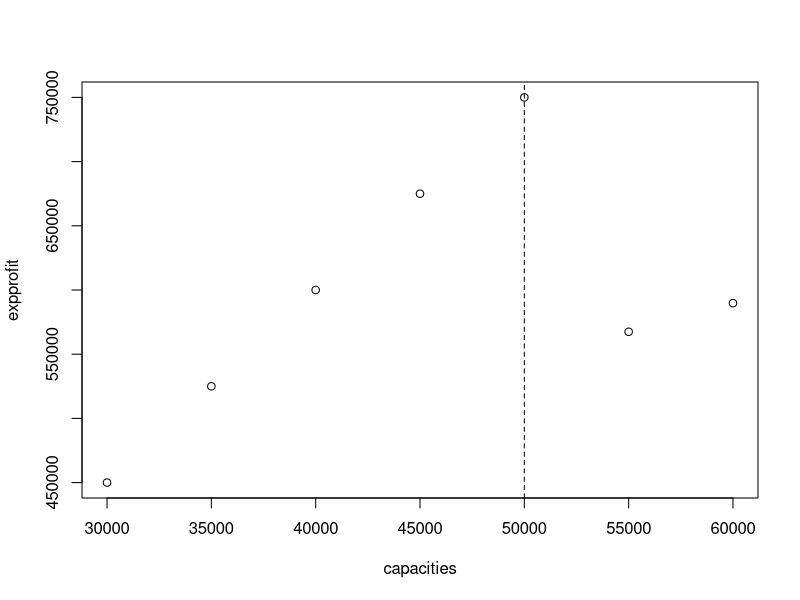
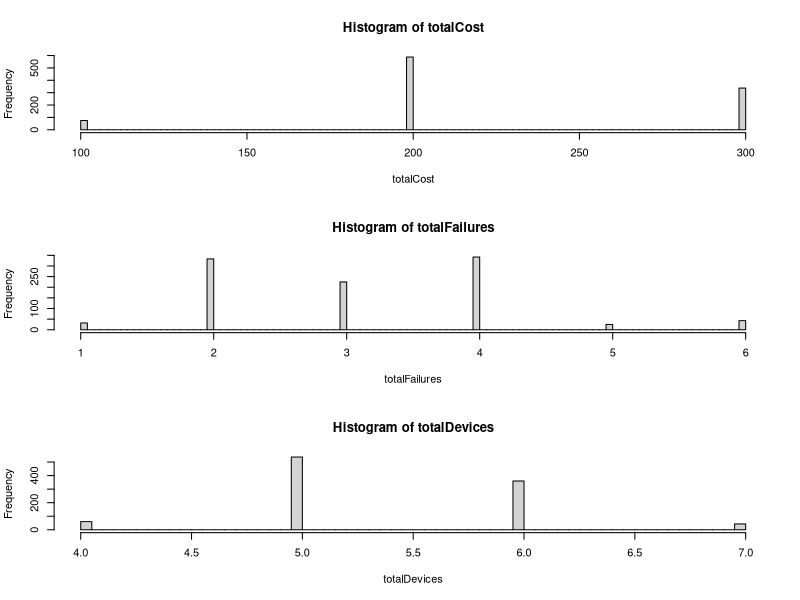
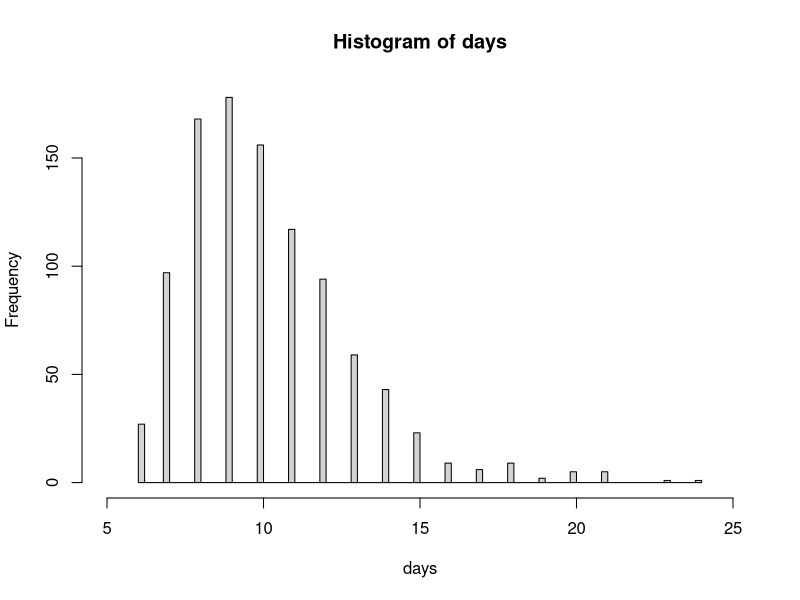

R code for these plots, in order:
## ---- chunk 1
knitr::opts_chunk$set(echo = TRUE)
## ---- chunk 2
rm(list=ls())
set.seed(1234)
# Build a model to calculate profit
profit_model <- function(cap){
  profit = 0
  for (i in 1:10){
    x = round(rnorm(n = 1, mean = 50000, sd = 12000))
    if (i == 1){
      if (x >= cap){
      cost <- 16 * cap + 0.2 * cap + 0.4 * cap
      profit <- 3.7 * cap - cost
      }
      else{
      cost <- 16 * cap + 0.2 * x + 0.4 * cap
      profit <- 3.7 * x - cost
      }
    }
    else{
      if (x >= cap){
      cost <- 0.2 * cap + 0.4 * cap
      profit <- profit + 3.7 * cap - cost
      }
      else{
      cost <- 0.2 * x + 0.4 * cap
      profit <- profit + 3.7 * x - cost
      }
    }
  }
  return(profit)
}

Mode <- function(x) {
  ux <- unique(x)
  ux[which.max(tabulate(match(x, ux)))]
}

# Run a loop to see the average profit for each level of capacity
profit1 <- rep(0, 1000)
profit2 <- rep(0, 1000)
profit3 <- rep(0, 1000)
profit4 <- rep(0, 1000)
profit5 <- rep(0, 1000)
profit6 <- rep(0, 1000)
profit7 <- rep(0, 1000)
for (i in 1:1000){
  # Capacity of 30K
  capacity <- 30000
  profit1[i] <- profit_model(capacity)
  # Capacity of 35K
  capacity <- 35000
  profit2[i] <- profit_model(capacity)
  # Capacity of 40K
  capacity <- 40000
  profit3[i] <- profit_model(capacity)
  # Capacity of 45K
  capacity <- 45000
  profit4[i] <- profit_model(capacity)
  # Capacity of 50K
  capacity <- 50000
  profit5[i] <- profit_model(capacity)
  # Capacity of 55K
  capacity <- 55000
  profit6[i] <- profit_model(capacity)
  # Capacity of 60K
  capacity <- 60000
  profit7[i] <- profit_model(capacity)
}
Mode(profit1)
Mode(profit2)
Mode(profit3)
Mode(profit4)
Mode(profit5)
Mode(profit6)
Mode(profit7)
maximized = 50000
capacities <- c(30000, 35000, 40000, 45000, 50000, 55000, 60000)
expprofit <- c(Mode(profit1), Mode(profit2), Mode(profit3), Mode(profit4), Mode(profit5), Mode(profit6), Mode(profit7))
plot(capacities, expprofit, abline(v = maximized, lty = 2))

## ---- chunk 3
# Buile a confidence interval function
confi_interval <- function(x, level){
  if (level == 0.99){
    interval <- c((mean(x)-2.58*(sd(x))),(mean(x)+2.58*(sd(x))))
    }
  if (level == 0.95){
    interval <- c((mean(x)-1.96*(sd(x))),(mean(x)+1.96*(sd(x))))
    }
  if (level == 0.90){
    interval <- c((mean(x)-1.65*(sd(x))),(mean(x)+1.965*(sd(x))))
    }
  return(interval)
}
interval <- confi_interval(profit5, 0.95)
sprintf('Thus, the two values will be [%s, %s]', interval[1], interval[2])
## ---- chunk 4
rm(list = ls())
set.seed(1234)
# Build three empty vectors
totalFailures <- rep(0, 1000)
totalCost <- rep(0, 1000)
totalDevices <- rep(0, 1000)
for (k in 1:1000){
  x <- c(1:6)
  y <- pgamma(x, 2, rate = 2)
  # set broken[1] = 0, so it would not the warranty year at first in line 135
  broken <- rep(0,7)
  # As I bought 1 device at first, so I need to set my cost to 100
  cost <- 100
  warranty <- rep(0, 6)
  count <- 1
  for (i in 1:length(x)){
    if (x[i] <= 1 + broken[i] * x[i]){
      broken[i+1] <- rbinom(1, 1, y[count])
      if (broken[i+1] == 1){
        warranty[i] <- 1
        count = 1
      }
      else{
        count = count + 1
      }
    }
    else{
      broken[i+1] <- rbinom(1, 1, y[count])
      cost <- cost + 100*broken[i+1]
      count <- count + 1
    }
  }
  totalFailures[k] <- sum(warranty)
  totalCost[k] <- cost
  totalDevices[k] <- sum(broken) + 1
}
par(mfrow = c(3,1))
hist(totalCost, breaks = 100); hist(totalFailures, breaks = 100); hist(totalDevices, breaks = 100)
par(mfrow = c(1,1))
mean(totalCost)
mean(totalFailures)
mean(totalDevices)

## ---- chunk 5
rm(list=ls())
# set seed to make sure my outcome doesn't change every time the model was run
set.seed(1234)
customers <- c(0, 1, 2, 3, 4)
prob1 <- c(0.15, 0.25, 0.30, 0.20, 0.10)
# Build a discrete distribution model
drnd <- function(x, p, n) {
    z <- NULL
    ps <- cumsum(p)
    r <- runif(n)
    for (i in 1:n){
      z <- c(z, x[which(r[i] <= ps)[1]])
    }
    return(z)
}

# Build the Mode function to find the most frequent value in a list
Mode <- function(x) {
  ux <- unique(x)
  ux[which.max(tabulate(match(x, ux)))]
}

prob2 <- c(0.4, 0.25, 0.35)
days <- rep(0, 1000)
for (k in 1:1000){
  washers <- c(0, 0, 0)
  for (day in 1:100){
    # Use the model to get the number of cusomers arriving every day
    out <- drnd(customers, prob1, 1)
    # Calculate the number of customers who are interested in sale-priced items
    intersted_customers <- rbinom(1, out, 0.6)
    for (i in 1:intersted_customers){
    ps <- cumsum(prob2)
    r <- runif(1)
      for (j in 1:3){
        if (r <= ps[j]){
          washers[j] = washers[j] + 1
          break
        }
      }
    }
  # To prevent WTF from selling more than 5
    if (washers[1] >= 5){
      washers[1] = 5
    }
    if (washers[2] >= 3){
      washers[2] = 3
    }
    if (washers[3] >= 4){
      washers[3] = 4
    }
    # When all three machines were sold out
    if (washers[1] >= 5 && washers[2] >= 3 && washers[3] >= 4){
      break
    }
  }
  days[k] <- day
}
Mode(days)
hist(days, breaks = 100, xlim=range(5:25))
## ---- chunk 6
rm(list=ls())
completiontime <- c(8, 12, 26, 10, 23, 21, 16, 22, 18, 17, 36, 9)
mean(completiontime)
sd(completiontime)
## ---- chunk 7
confi_interval <- function(x, level, n){
  if (level == 0.99){
    interval <- c((mean(x)-2.58*(sd(x)/(n^0.5))),(mean(x)+2.58*(sd(x)/(n^0.5))))
    }
  if (level == 0.95){
    interval <- c((mean(x)-1.96*(sd(x)/(n^0.5))),(mean(x)+1.96*(sd(x)/(n^0.5))))
    }
  if (level == 0.90){
    interval <- c((mean(x)-1.65*(sd(x)/(n^0.5))),(mean(x)+1.65*(sd(x)/(n^0.5))))
    }
  return(interval)
}

confi_interval(completiontime, 0.99, 12)
## ---- chunk 8
N = 2.58^2*sd(completiontime)^2/(8^2)
round(N)
## ---- chunk 9
pnorm(q = 460, mean = 480, sd = 10, lower.tail = T)
## ---- chunk 10
Ex = 460 + 460
SD = (100 + 100 + 2*10*10*0.77)^0.5
Ex
SD
## ---- chunk 11
pnorm(q = 920, mean = 920, sd = SD, lower.tail = T)
## ---- chunk 12
x = 460 + 1.96*(10)
x
